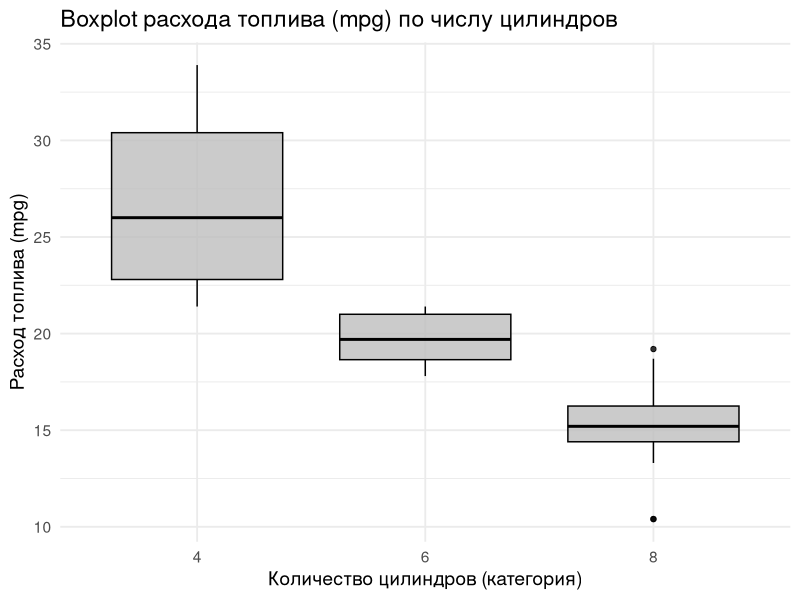

The R source for this figure:
###############################################
# Домашнее задание по Математическим методам в биологии
# Вариант 3
# Автор: Ковалева Александра
###############################################

# Часть 1: Описательные статистики для mtcars
# Загружаем датасет mtcars
data(mtcars)

# Преобразуем cyl в фактор для корректной группировки по числу цилиндров
mtcars$cyl <- as.factor(mtcars$cyl)

# Проверяем структуру данных
str(mtcars)

# Выводим основные описательные статистики для mpg по группам цилиндров
library(dplyr)

stat_summary <- mtcars %>%
  group_by(cyl) %>%
  summarise(
    Минимум = min(mpg),
    `1-й квартиль` = quantile(mpg, 0.25),
    Медиана = median(mpg),
    `3-й квартиль` = quantile(mpg, 0.75),
    Максимум = max(mpg))

print(stat_summary)

# Часть 2: Построение boxplot для визуализации разброса mpg по цилиндрам
library(ggplot2)

ggplot(mtcars, aes(x = cyl, y = mpg)) +
  geom_boxplot(fill = "grey", color = "black", alpha = 0.8) +
  labs(
    title = "Boxplot расхода топлива (mpg) по числу цилиндров",
    x = "Количество цилиндров (категория)",
    y = "Расход топлива (mpg)") +
  theme_minimal(base_size = 14) +
  theme(legend.position = "none")


# Часть 3: Проверка нормальности распределения внешнего датасета
library(ggplot2)
library(rlang)  # для sym()

for (col in names(data)) {
  if (is.numeric(data[[col]])) {
    cat("\n--- Переменная:", col, "---\n")
    
    # Тест Шапиро–Уилка
    test <- shapiro.test(data[[col]])
    print(test)
    
    # Визуализация распределения с современным синтаксисом
    p <- ggplot(data, aes(x = !!sym(col))) +
      geom_histogram(aes(y = ..density..), bins = 15, fill = "grey", color = "black") +
      geom_density(color = "blue", linewidth = 1) +
      ggtitle(paste("Гистограмма и плотность для переменной:", col))
    
    print(p)
  }
}

###############################################################
# Интерпретация теста Шапиро–Уилка:
# p-value > 0.05 → распределение не отличается от нормального
# p-value < 0.05 → распределение отличается от нормального
###############################################################

# Часть 4: Выборочные средние и стандартные отклонения по группам цилиндров
# Среднее — оценка истинного среднего mpg для группы
# SD — измеряет разброс значений внутри группы

mean_by_cyl <- tapply(mtcars$mpg, mtcars$cyl, mean)
sd_by_cyl <- tapply(mtcars$mpg, mtcars$cyl, sd)

print(mean_by_cyl)
print(sd_by_cyl)

# Часть 5: Построение 95% доверительного интервала

n_by_cyl <- tapply(mtcars$mpg, mtcars$cyl, length)  # размер группы
SE_by_cyl <- sd_by_cyl / sqrt(n_by_cyl)             # стандартная ошибка
t_by_cyl <- qt(0.975, df = n_by_cyl - 1)            # t-квантиль для 95% CI

lower_CI <- mean_by_cyl - t_by_cyl * SE_by_cyl
upper_CI <- mean_by_cyl + t_by_cyl * SE_by_cyl

# Объединяем результаты в таблицу
ci_table <- data.frame(
  cyl = names(mean_by_cyl),
  mean_mpg = mean_by_cyl,
  sd_mpg = sd_by_cyl,
  n = n_by_cyl,
  SE = SE_by_cyl,
  lower_CI = lower_CI,
  upper_CI = upper_CI
)

# Выводим таблицу доверительных интервалов
print(ci_table)
